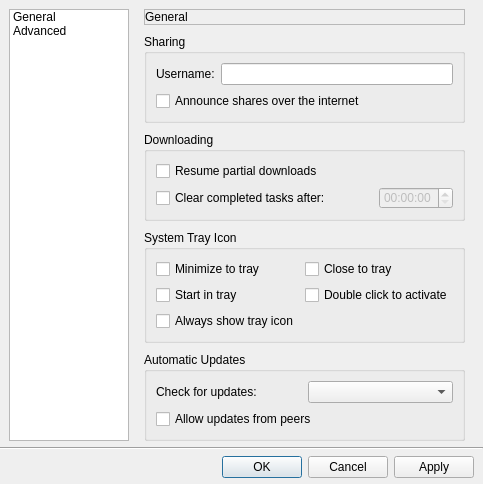
<?xml version="1.0" encoding="UTF-8"?>
<ui version="4.0">
 <class>DialogPreferences</class>
 <widget class="QDialog" name="DialogPreferences">
  <property name="geometry">
   <rect>
    <x>0</x>
    <y>0</y>
    <width>455</width>
    <height>484</height>
   </rect>
  </property>
  <property name="windowTitle">
   <string>Preferences</string>
  </property>
  <property name="styleSheet">
   <string>QStackedWidget {
	padding: 0px;
}

QLabel[isHeaderText=&quot;true&quot;] {
	color: white;
	background: #0A246A;
	padding: 1px;
	font-size: 11pt;
	font-weight: bold;
}
</string>
  </property>
  <property name="sizeGripEnabled">
   <bool>false</bool>
  </property>
  <layout class="QVBoxLayout" name="verticalLayout">
   <property name="leftMargin">
    <number>0</number>
   </property>
   <property name="topMargin">
    <number>9</number>
   </property>
   <property name="rightMargin">
    <number>0</number>
   </property>
   <property name="bottomMargin">
    <number>6</number>
   </property>
   <item>
    <layout class="QHBoxLayout" name="horizontalLayout_3">
     <property name="leftMargin">
      <number>9</number>
     </property>
     <property name="rightMargin">
      <number>9</number>
     </property>
     <item>
      <widget class="QListWidget" name="listCategories">
       <property name="sizePolicy">
        <sizepolicy hsizetype="Minimum" vsizetype="Expanding">
         <horstretch>0</horstretch>
         <verstretch>0</verstretch>
        </sizepolicy>
       </property>
       <property name="maximumSize">
        <size>
         <width>120</width>
         <height>16777215</height>
        </size>
       </property>
       <property name="layoutDirection">
        <enum>Qt::LeftToRight</enum>
       </property>
       <property name="frameShape">
        <enum>QFrame::StyledPanel</enum>
       </property>
       <property name="selectionBehavior">
        <enum>QAbstractItemView::SelectRows</enum>
       </property>
       <item>
        <property name="text">
         <string>General</string>
        </property>
       </item>
       <item>
        <property name="text">
         <string>Advanced</string>
        </property>
       </item>
      </widget>
     </item>
     <item>
      <widget class="QStackedWidget" name="stackedCategories">
       <property name="sizePolicy">
        <sizepolicy hsizetype="Expanding" vsizetype="Preferred">
         <horstretch>0</horstretch>
         <verstretch>0</verstretch>
        </sizepolicy>
       </property>
       <property name="frameShape">
        <enum>QFrame::NoFrame</enum>
       </property>
       <property name="currentIndex">
        <number>0</number>
       </property>
       <widget class="QWidget" name="page_4">
        <layout class="QVBoxLayout" name="verticalLayout_2">
         <property name="spacing">
          <number>9</number>
         </property>
         <property name="leftMargin">
          <number>9</number>
         </property>
         <property name="topMargin">
          <number>0</number>
         </property>
         <property name="rightMargin">
          <number>9</number>
         </property>
         <property name="bottomMargin">
          <number>0</number>
         </property>
         <item>
          <widget class="QFrame" name="frame">
           <property name="frameShape">
            <enum>QFrame::StyledPanel</enum>
           </property>
           <property name="frameShadow">
            <enum>QFrame::Sunken</enum>
           </property>
           <layout class="QVBoxLayout" name="verticalLayout_4">
            <property name="spacing">
             <number>60</number>
            </property>
            <property name="margin">
             <number>0</number>
            </property>
            <item>
             <widget class="QLabel" name="label">
              <property name="sizePolicy">
               <sizepolicy hsizetype="Expanding" vsizetype="Maximum">
                <horstretch>0</horstretch>
                <verstretch>0</verstretch>
               </sizepolicy>
              </property>
              <property name="autoFillBackground">
               <bool>false</bool>
              </property>
              <property name="styleSheet">
               <string/>
              </property>
              <property name="text">
               <string>General</string>
              </property>
              <property name="textFormat">
               <enum>Qt::PlainText</enum>
              </property>
              <property name="scaledContents">
               <bool>false</bool>
              </property>
              <property name="alignment">
               <set>Qt::AlignLeading|Qt::AlignLeft|Qt::AlignVCenter</set>
              </property>
              <property name="isHeaderText" stdset="0">
               <bool>true</bool>
              </property>
             </widget>
            </item>
           </layout>
          </widget>
         </item>
         <item>
          <widget class="QGroupBox" name="groupBox_3">
           <property name="title">
            <string>Sharing</string>
           </property>
           <layout class="QVBoxLayout" name="verticalLayout_8">
            <item>
             <layout class="QHBoxLayout" name="horizontalLayout_4">
              <item>
               <widget class="QLabel" name="label_5">
                <property name="text">
                 <string>Username:</string>
                </property>
                <property name="buddy">
                 <cstring>editUsername</cstring>
                </property>
               </widget>
              </item>
              <item>
               <widget class="QLineEdit" name="editUsername">
                <property name="toolTip">
                 <string>Your shared will be published with this user name</string>
                </property>
                <property name="settingkey" stdset="0">
                 <string notr="true">sharing.nickname</string>
                </property>
               </widget>
              </item>
             </layout>
            </item>
            <item>
             <widget class="QCheckBox" name="checkBox">
              <property name="sizePolicy">
               <sizepolicy hsizetype="Minimum" vsizetype="Fixed">
                <horstretch>0</horstretch>
                <verstretch>0</verstretch>
               </sizepolicy>
              </property>
              <property name="text">
               <string>Announce shares over the internet</string>
              </property>
              <property name="settingkey" stdset="0">
               <string notr="true">sharing.globalannounce</string>
              </property>
             </widget>
            </item>
           </layout>
          </widget>
         </item>
         <item>
          <widget class="QGroupBox" name="groupBox_5">
           <property name="title">
            <string>Downloading</string>
           </property>
           <layout class="QVBoxLayout" name="verticalLayout_11">
            <item>
             <widget class="QCheckBox" name="checkBox_2">
              <property name="text">
               <string>Resume partial downloads</string>
              </property>
              <property name="settingkey" stdset="0">
               <string notr="true">download.resume</string>
              </property>
             </widget>
            </item>
            <item>
             <layout class="QHBoxLayout" name="horizontalLayout_5">
              <item>
               <widget class="QCheckBox" name="checkAutoClear">
                <property name="sizePolicy">
                 <sizepolicy hsizetype="Expanding" vsizetype="Fixed">
                  <horstretch>0</horstretch>
                  <verstretch>0</verstretch>
                 </sizepolicy>
                </property>
                <property name="text">
                 <string>Clear completed tasks after:</string>
                </property>
                <property name="checked">
                 <bool>false</bool>
                </property>
                <property name="settingkey" stdset="0">
                 <string notr="true">gui.auto_clear_tasks</string>
                </property>
               </widget>
              </item>
              <item>
               <widget class="QTimeEdit" name="timeEdit">
                <property name="enabled">
                 <bool>false</bool>
                </property>
                <property name="settingkey" stdset="0">
                 <string notr="true">gui.auto_clear_tasks_after</string>
                </property>
               </widget>
              </item>
             </layout>
            </item>
           </layout>
          </widget>
         </item>
         <item>
          <widget class="QGroupBox" name="groupBox_4">
           <property name="title">
            <string>System Tray Icon</string>
           </property>
           <layout class="QGridLayout" name="gridLayout">
            <item row="2" column="0">
             <widget class="QCheckBox" name="checkBox_9">
              <property name="text">
               <string>Start in tray</string>
              </property>
              <property name="settingkey" stdset="0">
               <string notr="true">systray.startintray</string>
              </property>
             </widget>
            </item>
            <item row="2" column="1">
             <widget class="QCheckBox" name="checkBox_7">
              <property name="text">
               <string>Double click to activate</string>
              </property>
              <property name="settingkey" stdset="0">
               <string notr="true">systray.doubleclick</string>
              </property>
             </widget>
            </item>
            <item row="3" column="0">
             <widget class="QCheckBox" name="checkBox_6">
              <property name="text">
               <string>Always show tray icon</string>
              </property>
              <property name="settingkey" stdset="0">
               <string notr="true">systray.showalways</string>
              </property>
             </widget>
            </item>
            <item row="0" column="0">
             <widget class="QCheckBox" name="checkBox_5">
              <property name="text">
               <string>Minimize to tray</string>
              </property>
              <property name="settingkey" stdset="0">
               <string notr="true">systray.minimizetotray</string>
              </property>
             </widget>
            </item>
            <item row="0" column="1">
             <widget class="QCheckBox" name="checkBox_4">
              <property name="text">
               <string>Close to tray</string>
              </property>
              <property name="settingkey" stdset="0">
               <string notr="true">systray.closetotray</string>
              </property>
             </widget>
            </item>
           </layout>
          </widget>
         </item>
         <item>
          <widget class="QGroupBox" name="groupBox">
           <property name="title">
            <string>Automatic Updates</string>
           </property>
           <layout class="QVBoxLayout" name="verticalLayout_3">
            <item>
             <layout class="QHBoxLayout" name="horizontalLayout_6">
              <item>
               <widget class="QLabel" name="label_6">
                <property name="text">
                 <string>Check for updates:</string>
                </property>
               </widget>
              </item>
              <item>
               <widget class="QComboBox" name="comboBox">
                <property name="settingkey" stdset="0">
                 <string notr="true">update.fromweb</string>
                </property>
               </widget>
              </item>
             </layout>
            </item>
            <item>
             <widget class="QCheckBox" name="checkBox_8">
              <property name="text">
               <string>Allow updates from peers</string>
              </property>
              <property name="settingkey" stdset="0">
               <string notr="true">update.frompeers</string>
              </property>
             </widget>
            </item>
           </layout>
          </widget>
         </item>
         <item>
          <spacer name="verticalSpacer">
           <property name="orientation">
            <enum>Qt::Vertical</enum>
           </property>
           <property name="sizeType">
            <enum>QSizePolicy::MinimumExpanding</enum>
           </property>
           <property name="sizeHint" stdset="0">
            <size>
             <width>0</width>
             <height>0</height>
            </size>
           </property>
          </spacer>
         </item>
        </layout>
       </widget>
       <widget class="QWidget" name="page_3">
        <layout class="QVBoxLayout" name="verticalLayout_6">
         <property name="topMargin">
          <number>0</number>
         </property>
         <property name="bottomMargin">
          <number>0</number>
         </property>
         <item>
          <widget class="QFrame" name="frame_2">
           <property name="frameShape">
            <enum>QFrame::StyledPanel</enum>
           </property>
           <property name="frameShadow">
            <enum>QFrame::Sunken</enum>
           </property>
           <layout class="QVBoxLayout" name="verticalLayout_5">
            <property name="spacing">
             <number>60</number>
            </property>
            <property name="margin">
             <number>0</number>
            </property>
            <item>
             <widget class="QLabel" name="label_2">
              <property name="sizePolicy">
               <sizepolicy hsizetype="Expanding" vsizetype="Maximum">
                <horstretch>0</horstretch>
                <verstretch>0</verstretch>
               </sizepolicy>
              </property>
              <property name="autoFillBackground">
               <bool>false</bool>
              </property>
              <property name="styleSheet">
               <string/>
              </property>
              <property name="text">
               <string>Advanced</string>
              </property>
              <property name="textFormat">
               <enum>Qt::PlainText</enum>
              </property>
              <property name="scaledContents">
               <bool>false</bool>
              </property>
              <property name="alignment">
               <set>Qt::AlignLeading|Qt::AlignLeft|Qt::AlignVCenter</set>
              </property>
              <property name="isHeaderText" stdset="0">
               <bool>true</bool>
              </property>
             </widget>
            </item>
           </layout>
          </widget>
         </item>
         <item>
          <widget class="QGroupBox" name="groupBox_2">
           <property name="sizePolicy">
            <sizepolicy hsizetype="Preferred" vsizetype="Expanding">
             <horstretch>0</horstretch>
             <verstretch>0</verstretch>
            </sizepolicy>
           </property>
           <property name="title">
            <string>Advanced Options [WARNING: Do not modify!]</string>
           </property>
           <layout class="QVBoxLayout" name="verticalLayout_7">
            <property name="topMargin">
             <number>0</number>
            </property>
            <item>
             <widget class="QTreeWidget" name="listAdvancedOptions">
              <property name="rootIsDecorated">
               <bool>false</bool>
              </property>
              <property name="itemsExpandable">
               <bool>false</bool>
              </property>
              <column>
               <property name="text">
                <string>Name</string>
               </property>
              </column>
              <column>
               <property name="text">
                <string>Value</string>
               </property>
              </column>
             </widget>
            </item>
           </layout>
          </widget>
         </item>
        </layout>
       </widget>
      </widget>
     </item>
    </layout>
   </item>
   <item>
    <widget class="Line" name="line">
     <property name="orientation">
      <enum>Qt::Horizontal</enum>
     </property>
    </widget>
   </item>
   <item>
    <layout class="QHBoxLayout" name="horizontalLayout_2">
     <property name="leftMargin">
      <number>9</number>
     </property>
     <property name="rightMargin">
      <number>9</number>
     </property>
     <item>
      <widget class="QDialogButtonBox" name="buttonBox">
       <property name="layoutDirection">
        <enum>Qt::LeftToRight</enum>
       </property>
       <property name="orientation">
        <enum>Qt::Horizontal</enum>
       </property>
       <property name="standardButtons">
        <set>QDialogButtonBox::Apply|QDialogButtonBox::Cancel|QDialogButtonBox::Ok</set>
       </property>
       <property name="centerButtons">
        <bool>false</bool>
       </property>
      </widget>
     </item>
    </layout>
   </item>
  </layout>
 </widget>
 <resources/>
 <connections>
  <connection>
   <sender>buttonBox</sender>
   <signal>accepted()</signal>
   <receiver>DialogPreferences</receiver>
   <slot>accept()</slot>
   <hints>
    <hint type="sourcelabel">
     <x>257</x>
     <y>476</y>
    </hint>
    <hint type="destinationlabel">
     <x>157</x>
     <y>274</y>
    </hint>
   </hints>
  </connection>
  <connection>
   <sender>buttonBox</sender>
   <signal>rejected()</signal>
   <receiver>DialogPreferences</receiver>
   <slot>reject()</slot>
   <hints>
    <hint type="sourcelabel">
     <x>325</x>
     <y>476</y>
    </hint>
    <hint type="destinationlabel">
     <x>286</x>
     <y>274</y>
    </hint>
   </hints>
  </connection>
  <connection>
   <sender>listCategories</sender>
   <signal>currentRowChanged(int)</signal>
   <receiver>stackedCategories</receiver>
   <slot>setCurrentIndex(int)</slot>
   <hints>
    <hint type="sourcelabel">
     <x>68</x>
     <y>210</y>
    </hint>
    <hint type="destinationlabel">
     <x>302</x>
     <y>210</y>
    </hint>
   </hints>
  </connection>
  <connection>
   <sender>checkAutoClear</sender>
   <signal>toggled(bool)</signal>
   <receiver>timeEdit</receiver>
   <slot>setEnabled(bool)</slot>
   <hints>
    <hint type="sourcelabel">
     <x>262</x>
     <y>196</y>
    </hint>
    <hint type="destinationlabel">
     <x>412</x>
     <y>196</y>
    </hint>
   </hints>
  </connection>
 </connections>
</ui>
